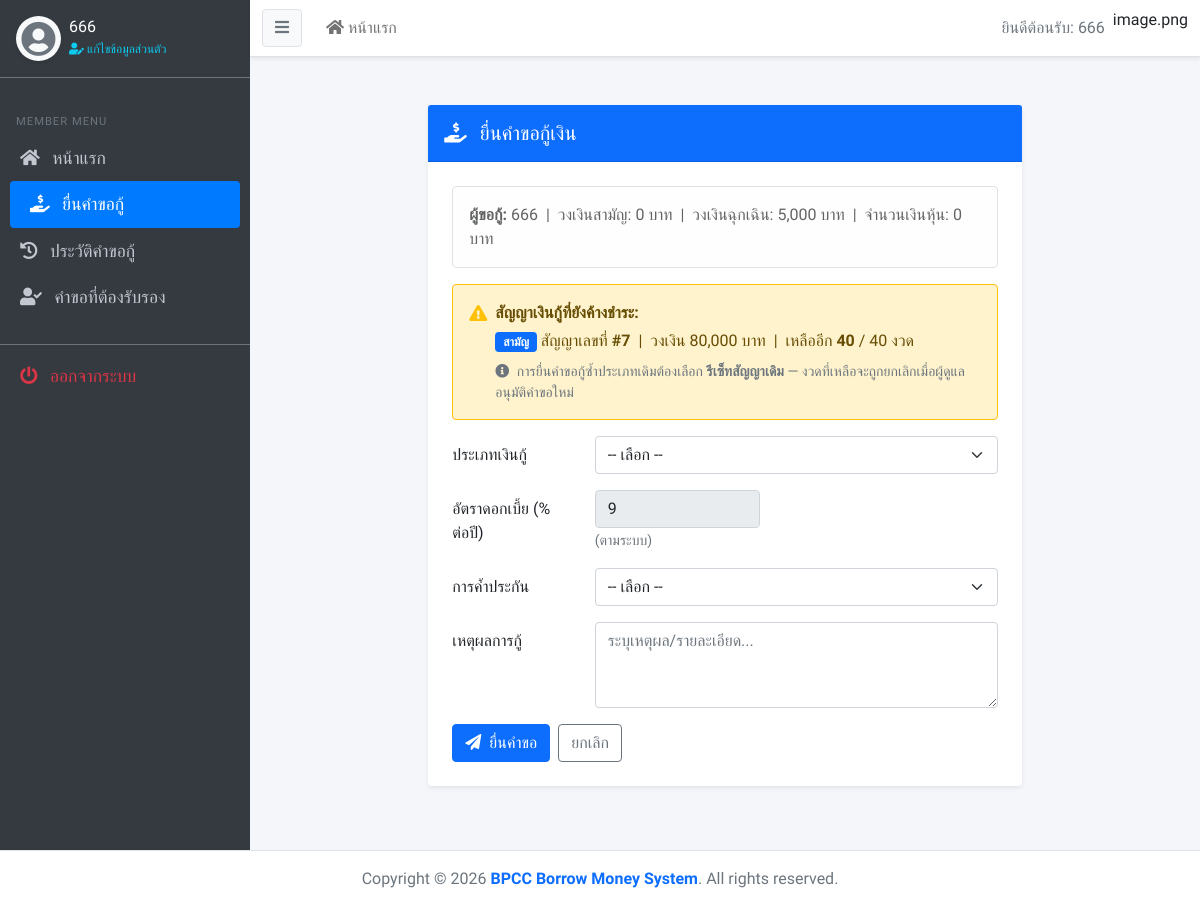
Before: /user/borrow.php (signed in) with the older database file.
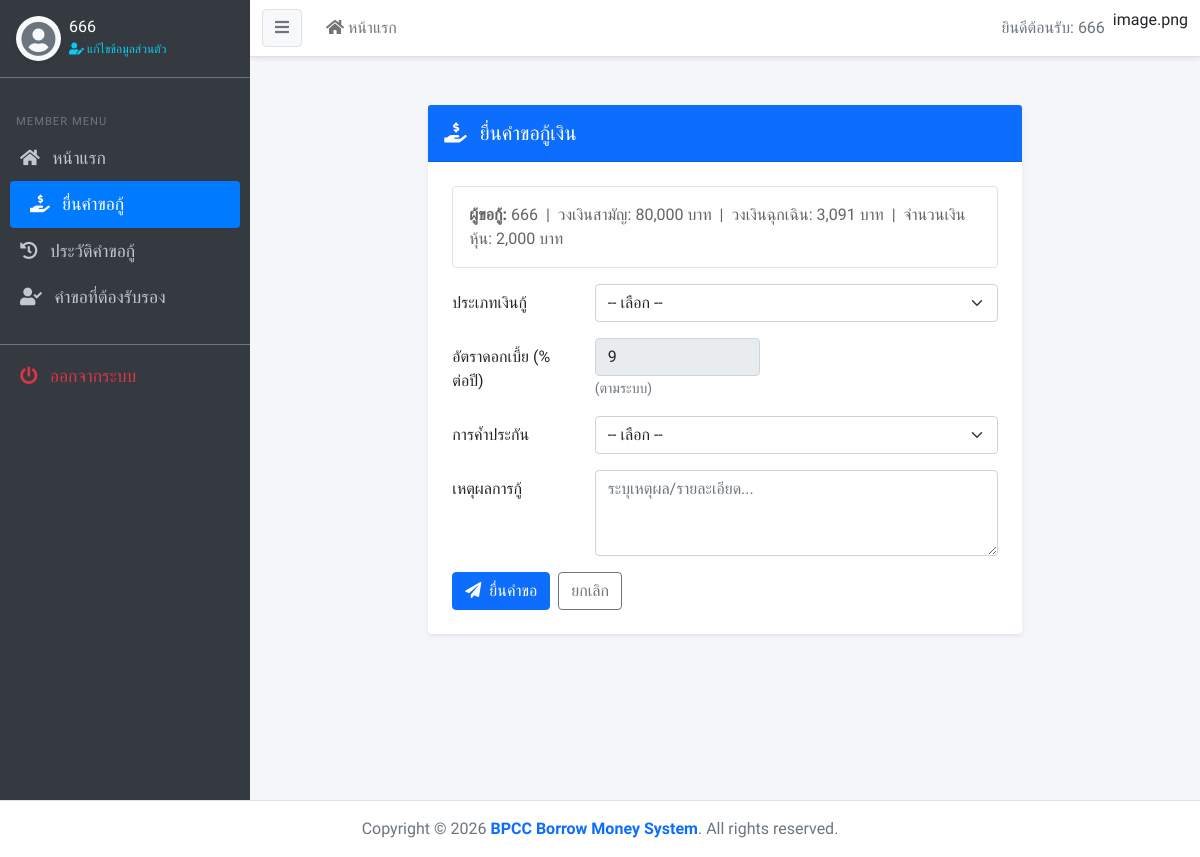
After: the same page with the newer database file.
### tables this page shows
CREATE TABLE `member` (
  `mem_id` varchar(13) NOT NULL,
  `mem_name` varchar(80) NOT NULL,
  `mem_address` text NOT NULL,
  `mem_phone` varchar(10) NOT NULL,
  `mem_status` int(1) UNSIGNED NOT NULL COMMENT '0=แอดมิน, 1=พนักงานคีย์ข้อมูล, 2=ครู, 3=เจ้าหน้าที่',
  `mem_username` varchar(20) NOT NULL,
  `mem_password` varchar(255) NOT NULL,
  `mem_amount_stock` int(10) UNSIGNED NOT NULL COMMENT 'จำนวนเงินหุ้น',
  `mem_stock_savings` int(10) UNSIGNED NOT NULL DEFAULT 0 COMMENT 'เงินออมหุ้น (บาท/เดือน)',
  `mem_common_credit` int(10) UNSIGNED NOT NULL,
  `mem_emergency_credit` int(10) UNSIGNED NOT NULL,
  `mem_register_date` datetime NOT NULL
);

CREATE TABLE `borrow_request` (
  `br_id` int(10) UNSIGNED NOT NULL,
  `mem_id` varchar(13) NOT NULL,
  `br_type` varchar(50) NOT NULL COMMENT 'ชนิดการกู้เงิน',
  `br_amount` int(10) UNSIGNED NOT NULL,
  `br_months_pay` int(10) UNSIGNED NOT NULL,
  `guarantee_type` varchar(50) NOT NULL COMMENT 'ชนิดการค้ำประกัน',
  `guarantor_1_id` varchar(13) DEFAULT NULL COMMENT 'mem_id ผู้ค้ำคนที่ 1',
  `guarantor_2_id` varchar(13) DEFAULT NULL COMMENT 'mem_id ผู้ค้ำคนที่ 2',
  `guarantor_1_approve` tinyint(1) UNSIGNED DEFAULT 0 COMMENT '0=รอ 1=อนุมัติ 2=ไม่อนุมัติ',
  `guarantor_2_approve` tinyint(1) UNSIGNED DEFAULT 0 COMMENT '0=รอ 1=อนุมัติ 2=ไม่อนุมัติ',
  `guarantor_1_approve_date` datetime DEFAULT NULL,
  `guarantor_2_approve_date` datetime DEFAULT NULL,
  `br_details` text NOT NULL,
  `br_respond` text NOT NULL COMMENT 'ข้อความตอบกลับจากเจ้าหน้าที่',
  `br_status` tinyint(1) UNSIGNED NOT NULL COMMENT '0=ไม่อนุมัติ, 1=อนุมัติ',
  `br_approve_by` varchar(13) NOT NULL,
  `br_interest_rate` float UNSIGNED NOT NULL COMMENT 'อัตราดอกเบี้ย',
  `br_date_request` datetime NOT NULL,
  `br_date_approve` datetime NOT NULL,
  `br_is_reset` tinyint(1) UNSIGNED NOT NULL DEFAULT 0,
  `br_reset_br_id` int(10) UNSIGNED DEFAULT NULL
);

### user/borrow.php (the view, shortened to what the changed rows need)
<?php
include('../includes/header.php');
$mem_id = mysqli_real_escape_string($condb, $_SESSION['mem_id']);
$sql_mem = "SELECT mem_name, mem_common_credit, mem_emergency_credit, mem_amount_stock, mem_status FROM member WHERE mem_id = '$mem_id'";
$rs_mem = mysqli_query($condb, $sql_mem);
$member = mysqli_fetch_assoc($rs_mem);
$active_loans = [];
foreach ([1, 2] as $loan_type) {
    $sql_active = "SELECT r.br_id, r.br_amount, r.br_months_pay,
                         COUNT(CASE WHEN b.bw_status = 0 THEN 1 END) AS unpaid_count,
                         COUNT(CASE WHEN b.bw_status = 1 THEN 1 END) AS paid_count
                  FROM borrow_request r
                  INNER JOIN borrowing b ON r.br_id = b.br_id
                  WHERE r.mem_id = '$mem_id' AND r.br_type = $loan_type AND r.br_status = 1
                  GROUP BY r.br_id
                  HAVING unpaid_count > 0
                  ORDER BY r.br_id DESC
                  LIMIT 1";
    $rs_active = mysqli_query($condb, $sql_active);
    $row_active = $rs_active ? mysqli_fetch_assoc($rs_active) : null;
    if ($row_active) {
        $active_loans[$loan_type] = $row_active;
    }
}
?>
<section class="content">
  <div class="container-fluid py-4">
    <div class="row justify-content-center">
      <div class="col-lg-8">
        <div class="card border-0 shadow-sm">
            <div class="card-body p-4">
            <div class="alert alert-light border mb-3">
              <strong>ผู้ขอกู้:</strong> <?php echo htmlspecialchars($member['mem_name']); ?>
              &nbsp;|&nbsp; วงเงินสามัญ: <?php echo number_format($member['mem_common_credit']); ?> บาท
              &nbsp;|&nbsp; วงเงินฉุกเฉิน: <?php echo number_format($member['mem_emergency_credit']); ?> บาท
              &nbsp;|&nbsp; จำนวนเงินหุ้น: <?php echo number_format(isset($member['mem_amount_stock']) ? (int)$member['mem_amount_stock'] : 0); ?> บาท
            </div>
            <?php if (!empty($active_loans)): ?>
            <div class="alert alert-warning border-warning mb-3">
              <div class="d-flex align-items-start gap-2">
                <i class="fas fa-exclamation-triangle text-warning mt-1"></i>
                <div>
                  <strong>สัญญาเงินกู้ที่ยังค้างชำระ:</strong>
                  <?php foreach ($active_loans as $type => $loan): ?>
                  <div class="mt-1">
                    <span class="badge <?php echo $type == 1 ? 'bg-primary' : 'bg-warning text-dark'; ?>">
                      <?php echo $type == 1 ? 'สามัญ' : 'ฉุกเฉิน'; ?>
                    </span>
                    สัญญาเลขที่ <strong>#<?php echo (int)$loan['br_id']; ?></strong>
                    &nbsp;|&nbsp; วงเงิน <?php echo number_format((float)$loan['br_amount']); ?> บาท
                    &nbsp;|&nbsp; เหลืออีก <strong><?php echo (int)$loan['unpaid_count']; ?></strong>
                    / <?php echo (int)$loan['br_months_pay']; ?> งวด
                  </div>
                  <?php endforeach; ?>
                  <div class="mt-2 small text-muted">
                    <i class="fas fa-info-circle me-1"></i>
                    การยื่นคำขอกู้ซ้ำประเภทเดิมต้องเลือก <strong>รีเซ็ทสัญญาเดิม</strong> — งวดที่เหลือจะถูกยกเลิกเมื่อผู้ดูแลอนุมัติคำขอใหม่
                  </div>
                </div>
              </div>
            </div>
            <?php endif; ?>
            <form action="request_save.php" method="POST" id="formBorrow">
              <div class="row mb-3">
              </div>
              <div class="row mb-3">
              </div>
              <div class="row mb-3">
              </div>
              <div class="row mb-3">
              </div>
              <div class="d-flex gap-2">
              </div>
            </form>
          </div>
        </div>
      </div>
    </div>
  </div>
</section>
<?php include('../includes/footer.php'); ?>

Changed rows visible on the page:
removed borrow_request: br_id "7", br_amount "80,000", unpaid_count "40", br_months_pay "40"
changed member: mem_common_credit "0" → "80,000"; mem_emergency_credit "5,000" → "3,091"; mem_amount_stock "0" → "2,000"
Other visible differences:
text no longer shown: "สัญญาเงินกู้ที่ยังค้างชำระ: การยื่นคำขอกู้ซ้ำประเภทเดิมต้องเลือก รีเซ็ทสัญญาเดิม — งวดที่เหลือจะถูกยกเลิกเมื่อผู้ดูแลอนุมัติคำขอใหม่"
